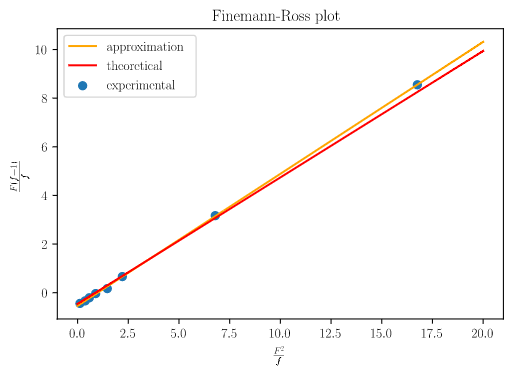

Source code (Python):
# %%
import pandas as pd
import numpy as np
import matplotlib.pyplot as plt
from scipy.optimize import curve_fit
import scipy.stats as stats
import japanize_matplotlib
import matplotlib as mpl
from matplotlib import rc
import pytablewriter
rc('text', usetex=True)
print(mpl.get_configdir())
print(mpl.matplotlib_fname())
# %%
df = pd.DataFrame(np.array([[10, 8, 6, 4, 2, 11, 7, 5], [2, 4, 6, 8, 10, 1, 5, 7], [
                  5.53, 8.14, 11.31, 16.83, 30.06, 4.29, 9.96, 13.53]]).T, columns=["St", "MMA", "integral"])

# %%
display(df)

# %%
MMA_MW = 100.12
MMA_density = 0.944
St_density = 0.910
St_MW = 104.15

# %%
# St/MMAで考えてる
df["shikomi"] = (df["St"]*St_density/St_MW)/(df["MMA"]*MMA_density/MMA_MW)
df["polymer"] = (8/(df["integral"]+5))/(1-(8/(df["integral"]+5)))
x = np.array(df["shikomi"]**2/df["polymer"])
y = np.array(df["shikomi"] * (df["polymer"]-1)/df["polymer"])
display(x)
display(df)
lin = np.linspace(0, 20, 100)
poly = np.polyfit(x, y, 1)
line = np.poly1d(poly)(lin)
display(poly)
poly2 = np.poly1d([0.52, -0.46])
line2 = np.poly1d(poly2)(lin)
writer = pytablewriter.MarkdownTableWriter()
writer.from_dataframe(df)
writer.write_table()
# %%
fig = plt.figure()
ax1 = fig.add_subplot(111)
ax1.scatter(x, y, label="experimental")
ax1.plot(lin, line, color="orange", label="approximation")
ax1.plot(lin, line2, color="red", label="theoretical")
ax1.legend(loc="upper left")
ax1.set_title("Finemann-Ross plot")
ax1.set_xlabel(r"$\frac{F^2}{f}$")
ax1.set_ylabel(r"$\frac{F(f-1)}{f}$")
fig.show()
